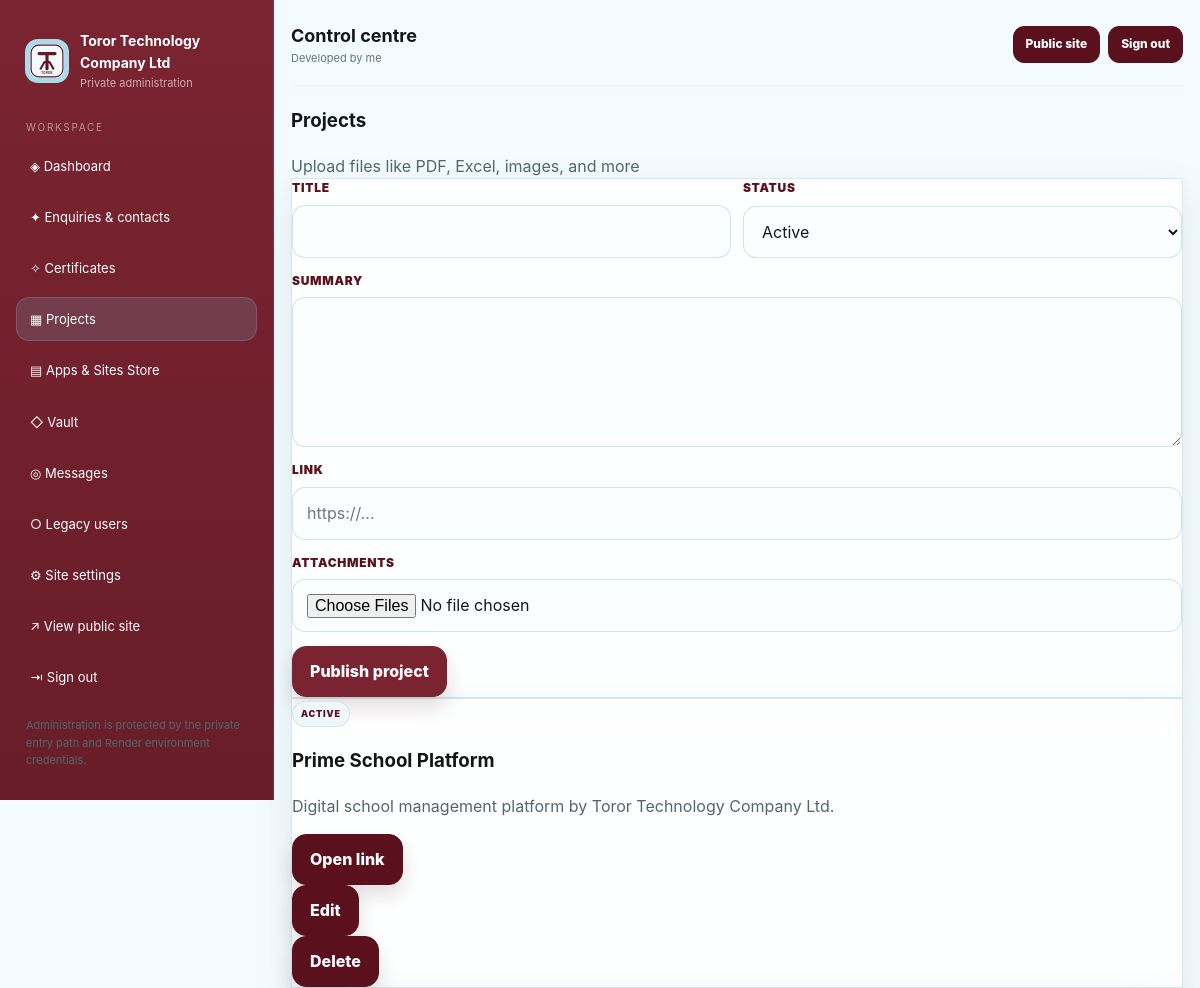
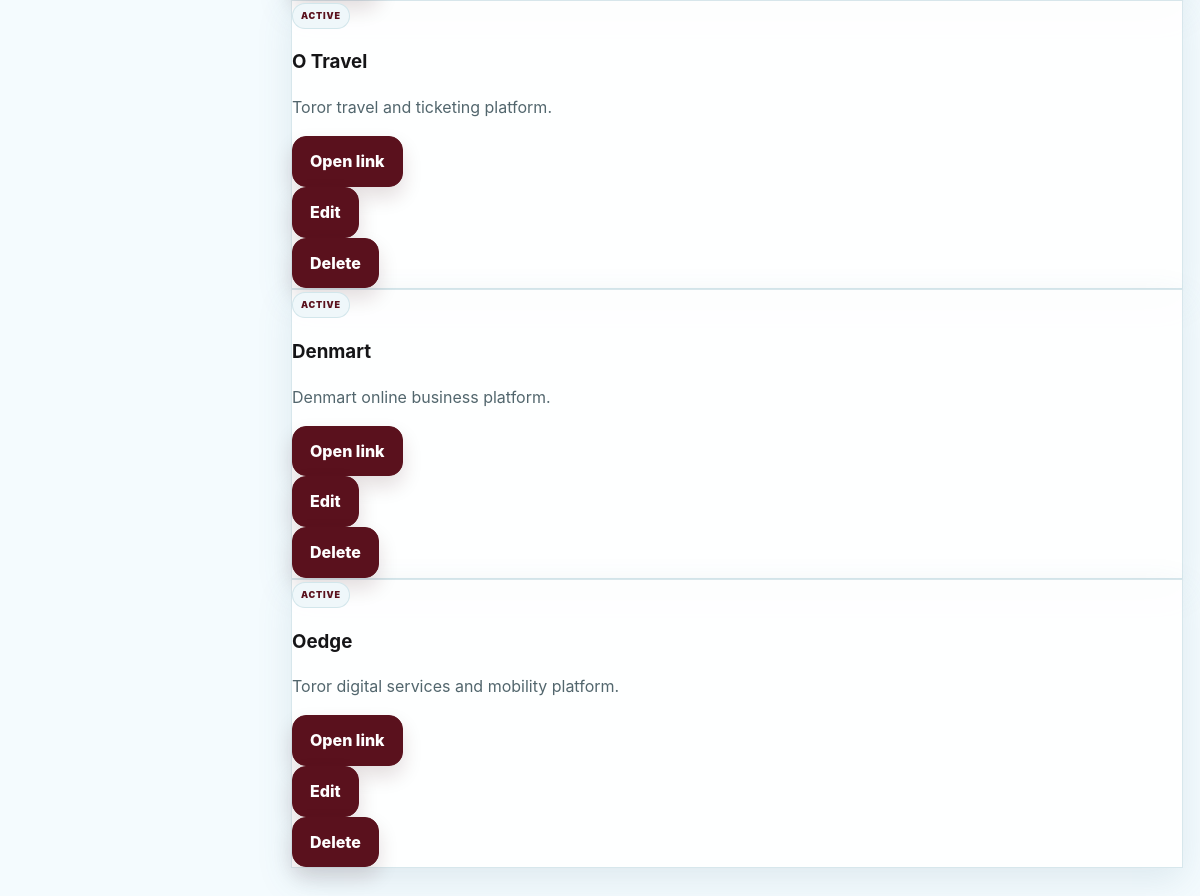
The page /admin/projects (signed in) on the database as committed earlier (2 pictures, top to bottom).
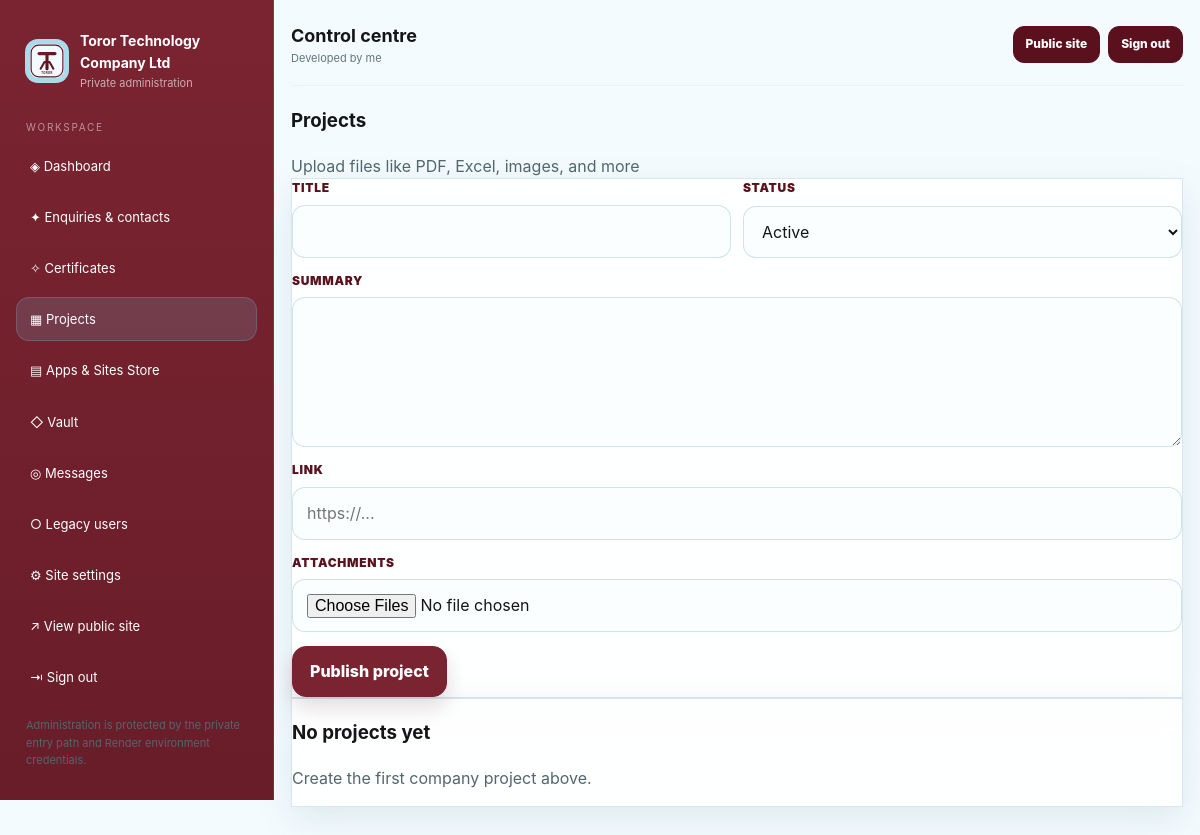
The same page on the database as committed later.
### tables this page shows
CREATE TABLE projects (
        id INTEGER PRIMARY KEY AUTOINCREMENT,
        title TEXT NOT NULL,
        summary TEXT NOT NULL,
        link TEXT,
        status TEXT NOT NULL DEFAULT 'Active',
        created_at TEXT NOT NULL
    );

### app.py (the view, shortened to what this page needs)
@app.route('/admin/projects', methods=['GET', 'POST'])
@admin_required
def admin_projects():
    projects = query_all('SELECT * FROM projects ORDER BY id DESC')
    files = query_all('SELECT * FROM project_files ORDER BY id DESC')
    file_map = {}
    for row in files:
        file_map.setdefault(row['project_id'], []).append(row)
    return render_template('admin_projects.html', projects=projects, project_files=file_map)

### app.py (called while the page is built, shortened)
def get_db():
    if 'db' not in g:
        conn = sqlite3.connect(DB_PATH)
        conn.row_factory = sqlite3.Row
        g.db = conn
    return g.db

def _env_value(name, *fallbacks):
    for key in (name, *fallbacks):
        value = os.environ.get(key)
        if value is None:
            continue
        value = value.strip()
        if len(value) >= 2 and value[0] == value[-1] and value[0] in {"'", '"'}:
            value = value[1:-1]
        if value:
            return value
    return ''

def get_admin_name():
    return _env_value('ADMIN_NAME', 'ADMIN_USERNAME', 'ADMIN_USER')

def query_one(sql, args=()):
    return get_db().execute(sql, args).fetchone()

def query_all(sql, args=()):
    return get_db().execute(sql, args).fetchall()

def get_setting(key, default=''):
    row = query_one('SELECT value FROM settings WHERE key=?', (key,))
    return row['value'] if row else default

def is_admin():
    return session.get('admin_logged_in') is True

def user_display_name():
    if is_admin():
        return get_setting('developer_name', 'Team') or 'Team'

### templates/admin_projects.html (shortened to what this page needs)
{% extends 'base.html' %}
{% set title = 'Projects · ' ~ site_name %}
{% block content %}
  <section class="section">
    <div class="section-head">
      <h3>Projects</h3>
      <span class="muted">Upload files like PDF, Excel, images, and more</span>
    </div>
    <form class="card" method="post" enctype="multipart/form-data">
      <div class="form-grid">
        <div class="field"><label>Title</label><input name="title" required></div>
        <div class="field"><label>Status</label><select name="status"><option>Active</option><option>Draft</option><option>Completed</option></select></div>
      </div>
      <div class="field"><label>Summary</label><textarea name="summary" required></textarea></div>
      <div class="field"><label>Link</label><input name="link" placeholder="https://..."></div>
      <div class="field"><label>Attachments</label><input type="file" name="attachments" multiple accept=".pdf,.xlsx,.xls,.docx,.pptx,.txt,.png,.jpg,.jpeg,.webp,.mp4,.webm,.mov,.m4v"></div>
      <button class="btn primary" type="submit">Publish project</button>
    </form>
    <div class="section grid cards project-grid">
      {% for project in projects %}
        <article class="card project-card">
          <span class="badge">{{ project.status }}</span>
          <h3>{{ project.title }}</h3>
          <p>{{ project.summary }}</p>
          {% if project.link %}<a class="btn" href="{{ project.link }}" target="_blank" rel="noreferrer">Open link</a>{% endif %}
          {% set files = project_files.get(project.id, []) %}
          <div class="hero-ctas">
            <a class="btn" href="/admin/projects/{{ project.id }}/edit">Edit</a>
            <form method="post" action="/admin/projects/{{ project.id }}/delete" onsubmit="return confirm('Delete this project?')">
              <button class="btn" type="submit">Delete</button>
            </form>
          </div>
        </article>
      {% else %}
        <article class="card"><h3>No projects yet</h3><p>Create the first company project above.</p></article>
      {% endfor %}
    </div>
  </section>
{% endblock %}

Rows that differ between the two databases and show on the page:
removed projects: status "ACTIVE", title "Prime School Platform", summary "Digital school management platform by Toror Technology Company Ltd."
removed projects: status "ACTIVE", title "O Travel", summary "Toror travel and ticketing platform."
removed projects: status "ACTIVE", title "Denmart", summary "Denmart online business platform."
removed projects: status "ACTIVE", title "Oedge", summary "Toror digital services and mobility platform."
Other text that changed with them:
text now shown: "No projects yet Create the first company project above."
